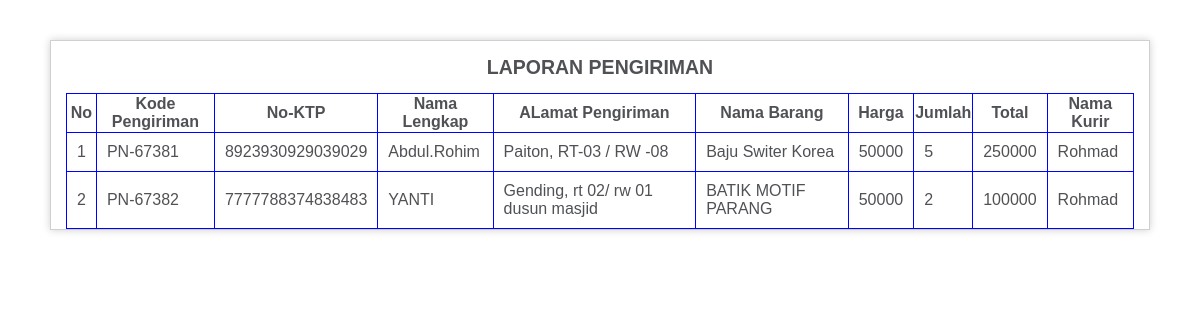
Page /lp_pengiriman/ on the committed database.
### Aplikasi_ecomers2022/models.py (models this page shows, shortened)
class Model_pengiriman(models.Model):
	kode_pengiriman	=models.CharField(max_length = 25200)
	noktp	=models.CharField(max_length = 25200)
	nama_lengkap	=models.CharField(max_length = 25200)
	alamat_pengiriman	=models.CharField(max_length = 25200)
	nama_barang	= models.CharField(max_length = 1200)
	jumlah_pesanan	=models.CharField(max_length = 25200)
	harga	=models.CharField(max_length = 25200)
	total	=models.CharField(max_length = 25200)
	nama_kurir	=models.CharField(max_length = 25200)
	published = models.DateTimeField(auto_now_add = True)
	updated = models.DateTimeField(auto_now = True)

### Aplikasi_ecomers2022/views.py (the view)
# urls.py: url(r'^lp_pengiriman/$',lp_pengiriman, name="lp_pengiriman"),
def lp_pengiriman(request):
	tampil = Model_pengiriman.objects.all()
	context = {
	'tampil': tampil,
	}
	return render(request, 'Master_data/laporan/lp_pengiriman.html',  context)

### Aplikasi_ecomers2022/templates/Master_data/laporan/lp_pengiriman.html (shortened to what this page needs)
<html>
<head>
  <link href="/static/js_print/styles.css" rel="stylesheet" type="text/css" />
</head>
<body>
  <div id="container">
<div id="body">
<div align="center">
<h2>LAPORAN PENGIRIMAN</h2>
</div>
<table id="example1" class="table table-bordered table-striped" border="1">
                  <thead>
                  <tr>
                    <th>No</th>
                    <th>Kode Pengiriman</th>
                    <th>No-KTP</th>
                    <th>Nama Lengkap</th>
                    <th>ALamat Pengiriman</th>
                    <th>Nama Barang</th>
                    <th>Harga</th>
                    <th>Jumlah</th>
                    <th>Total</th>
                    <th>Nama Kurir</th>
                  </tr>
                  </thead>
                  <tbody>
                  {% for tampil in tampil %}
                        <tr>
                          <td>{{forloop.counter}}</td>
                          <td>{{tampil.kode_pengiriman}}</td>
                          <td>{{tampil.noktp}}</td>
                          <td>{{tampil.nama_lengkap}}</td>
                          <td>{{tampil.alamat_pengiriman}}</td>
                          <td>{{tampil.nama_barang}}</td>
                          <td>{{tampil.harga}}</td>
                          <td>{{tampil.jumlah_pesanan}}</td>
                          <td>{{tampil.total}}</td>
                          <td>{{tampil.nama_kurir}}</td>
                  </tr>
                  {% endfor %}
                </table>
              </div>
            </div>

### Aplikasi_ecomers2022/static/js_print/styles.css (style rules this page uses)
body { background-color: #fff; margin: 40px; font: 13px/20px normal Helvetica, Arial, sans-serif; color: #4F5155; }
#body { margin: 0 15px 0 15px; }
#container { margin: 10px; border: 1px solid #D0D0D0; box-shadow: 0 0 8px #D0D0D0; }

### Aplikasi_ecomers2022/templates/Master_data/laporan/lp_pengiriman.html (style rules this page uses)
table { border-collapse: collapse; width: 100%; }
table, th, td { border: 1px solid blue; }
td { padding: 10px; text-align: left; }

### rows in the picture
Model_pengiriman: kode_pengiriman "PN-67381", noktp "8923930929039029", nama_lengkap "Abdul.Rohim", alamat_pengiriman "Paiton, RT-03 / RW -08", nama_barang "Baju Switer Korea", harga "50000", jumlah_pesanan "5", total "250000", nama_kurir "Rohmad"
Model_pengiriman: kode_pengiriman "PN-67382", noktp "7777788374838483", nama_lengkap "YANTI", alamat_pengiriman "Gending, rt 02/ rw 01 dusun masjid", nama_barang "BATIK MOTIF PARANG", harga "50000", jumlah_pesanan "2", total "100000", nama_kurir "Rohmad"
